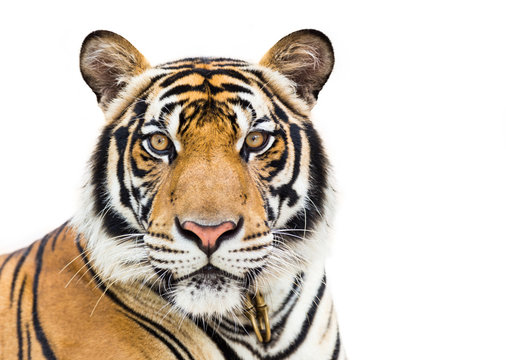
#> input picture Sketch_Maker/tiger.jpg, 506 x 360 px
$ python sketch.py
#> lines starting #> are read from the running program, lines starting #| are printed output that depends on the picture
import cv2

img = cv2.imread('tiger.jpg')
#> img is the input picture: shape (360, 506, 3); mean B, G, R 188, 199.6, 210.2
gray = cv2.cvtColor(img, cv2.COLOR_BGR2GRAY)
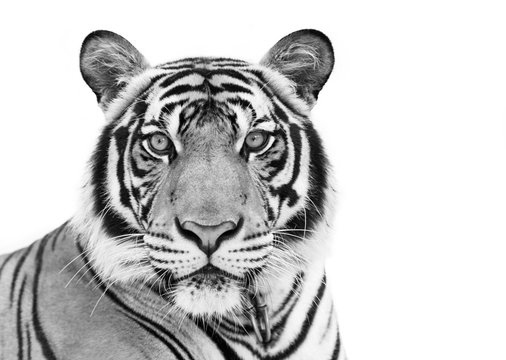
#> gray: shape (360, 506); min 0, max 255, mean 201.4
inv = 255 - gray
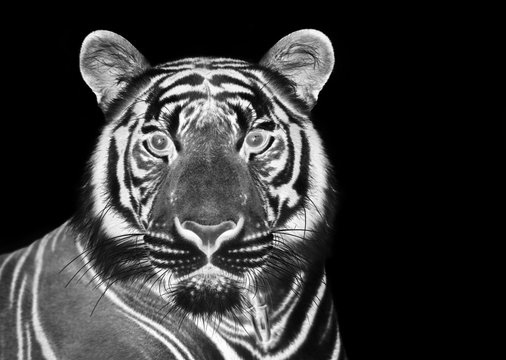
#> inv: shape (360, 506); min 0, max 255, mean 53.6
blur = cv2.GaussianBlur(inv, (21, 21), 0)
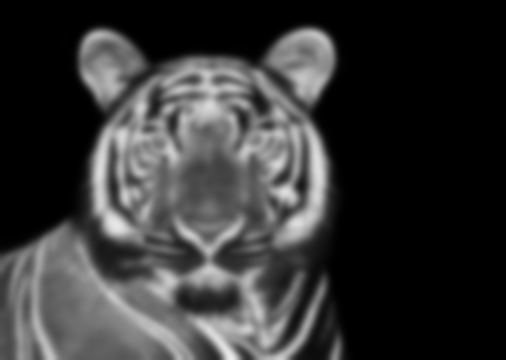
#> blur: shape (360, 506); min 0, max 236, mean 53.6
sketch = cv2.divide(gray, 255 - blur, scale=256)
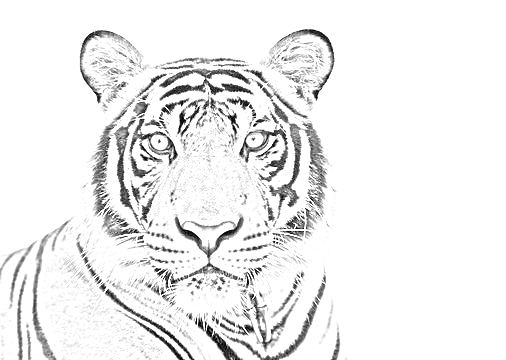
#> sketch: shape (360, 506); min 0, max 255, mean 238

cv2.imwrite('sketch_output.jpg', sketch)
print("Sketch saved as 'sketch_output.jpg'")
